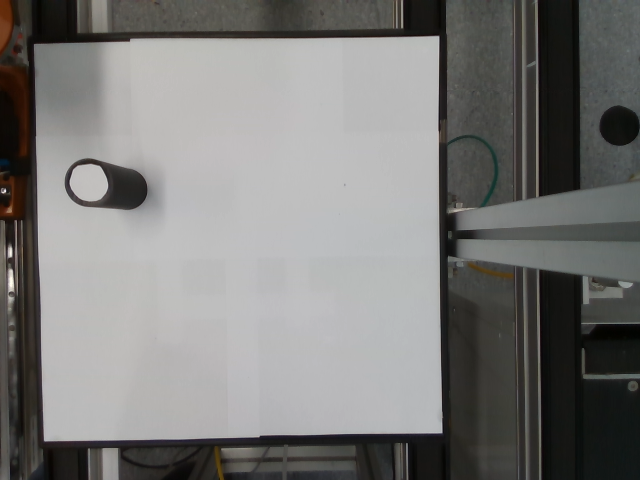
#> input picture Kr10-Camera/Part Tracking/parttest.png, 640 x 480 px
$ python -i utils.py   (imports and definitions only)
#> lines starting #> are read from the running program, lines starting #| are printed output that depends on the picture; after the words box and inside, x2 and y2 are one past the last pixel; in counts of white or black regions, pixels touching at a corner belong together
#> further down, picture is the input picture: shape (480, 640, 3); mean B, G, R 120.2, 121.8, 122.4
from typing import final
import math
import cv2
import numpy as np
from numpy.core.fromnumeric import argmax

def circleContour(img,cThr=[100,100],showCanny=False,minArea = 1000,filter = 0,draw = False):
#> called with showCanny = False, minArea = 1000, filter = 0, draw = False
    imgGray = cv2.cvtColor(img,cv2.COLOR_BGR2GRAY)
    imgBlur = cv2.GaussianBlur(imgGray,(5,5),1)
    imgCanny = cv2.Canny(imgBlur,cThr[0],cThr[1])
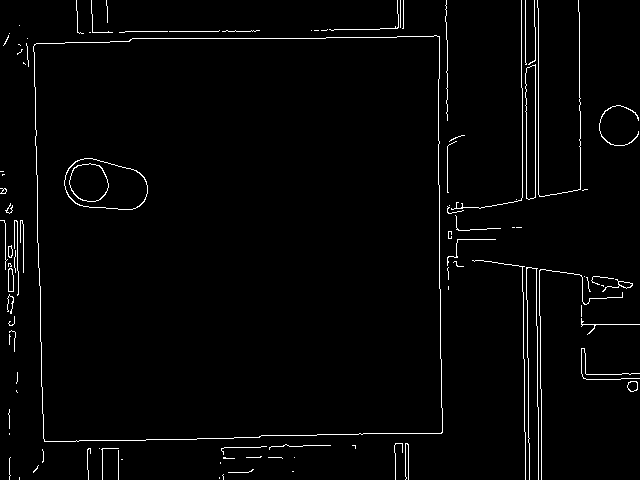
#> imgCanny: shape (480, 640); 2.2% white in thin lines or dots
    kernel = np.ones((5,5))
    imgDial= cv2.dilate(imgCanny,kernel,iterations=1)
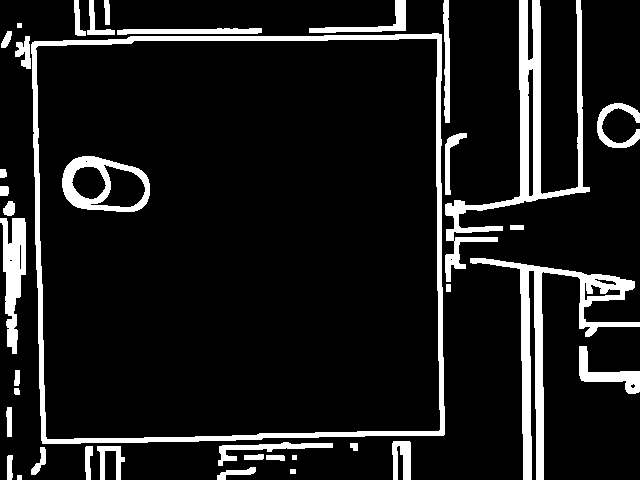
#> imgDial: shape (480, 640); 10.8% white; 38 white regions, largest, box (x1, y1, x2, y2) and area: (31, 33, 445, 444) 8149, (445, 0, 590, 282) 6361, (470, 258, 640, 480) 5769
    imgThre = cv2.erode(imgDial,kernel,iterations=1)
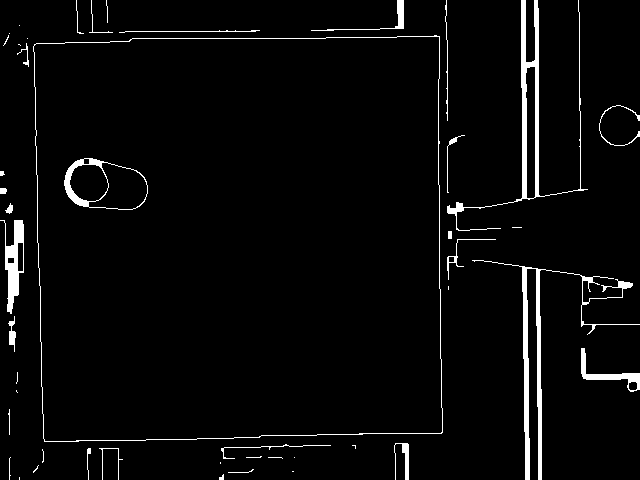
#> imgThre: shape (480, 640); 3.5% white; 47 white regions (18 under 20 px)

    if showCanny: cv2.imshow('Canny',imgThre)

    contours,hiearchy = cv2.findContours(imgThre,cv2.RETR_TREE,cv2.CHAIN_APPROX_NONE)
#> contours = 56 contours, 32 with area under 20; largest, box (x1, y1, x2, y2) and area: (33, 35, 443, 442) 159833, (33, 36, 443, 442) 159814, (64, 158, 148, 210) 3323, (447, 0, 588, 231) 2796, (88, 162, 148, 210) 1722; hiearchy = 56 rows, first 6: [1, -1, -1, -1], [2, 0, -1, -1], [3, 1, -1, -1], [4, 2, -1, -1], [5, 3, -1, -1], [6, 4, -1, -1]


    finalContours = []
    for i in contours:
        area = cv2.contourArea(i)
        if area > minArea:
            peri = cv2.arcLength(i,True)
            approx = cv2.approxPolyDP(i,0.02*peri,True)
            bbox = cv2.boundingRect(approx)

            if filter > 0:
                if len(approx) == filter:
                    finalContours.append([len(approx),area,approx,bbox,i])

            else:
                finalContours.append([len(approx),area,approx,bbox,i])
#> this loop made 56 passes
#> (area, peri, approx, bbox) on passes 40, 41, 51: (159833, 1612.6, [[439, 36], [34, 44], [44, 441], [442, 432]], (34, 36, 409, 406)), (159814, 1608.6, [[438, 36], [442, 431], [45, 441], [33, 46]], (33, 36, 410, 406)), (1198, 280.1, [[530, 66], [533, 198], [526, 197]], (526, 66, 8, 133))
#> (area, peri, bbox) on passes 24, 29, 42, 43, 44, 50: (1678.5, 1609.8, (472, 260, 168, 220)), (1005.5, 278, (0, 220, 24, 94)), (3323, 230.5, (66, 159, 82, 51)), (1129, 126.2, (70, 164, 39, 37)), (1721.5, 195, (88, 163, 60, 47)), (2795.5, 1336.9, (456, 0, 132, 230))
#> after the loop, finalContours = 9 items


    finalContours = sorted(finalContours,key = lambda x:x[1],reverse = False)

    # [4 lines of commented-out code are left out]

    con = finalContours[0]
#> con = 5 items

    if(len(finalContours)):
        if draw:
            # cv2.drawContours(img,con[4],-1,(0,0,255),3)
            centres, radius = cv2.minEnclosingCircle(con[4])
            x = int(centres[0])
            y = int(centres[1])

            if(len(finalContours) > 2):
                row,_,col = finalContours[-1][4].shape
                con_r = finalContours[-1][4].reshape(row,col)
                filter_arr = []
                diff = 1000
                centre_fin = 0
                radius_fin = 0


                for thresh in range(30,100):
                    for i in con_r:
                        if(abs(x-i[0]) + abs(y-i[1]) > thresh):
                            filter_arr.append(True)
                        else:
                            filter_arr.append(False)

                    filtered_con = con_r[filter_arr]
                    row,col = filtered_con.shape
                    filtered_con = filtered_con.reshape(row,1,col)


                    centres_fil, radius_fil = cv2.minEnclosingCircle(filtered_con)
                    if(abs(radius_fil - radius) < diff):
                        diff = abs(radius_fil - radius)
                        centre_fin = centres_fil
                        radius_fin = radius_fil

                    filter_arr = []


                x = int(centre_fin[0])
                y = int(centre_fin[1])
                radius = radius_fin

#> (the run stopped early here; a loop or call above may not have finished)

$ run again, on Kr10-Camera/Part Tracking/bb0.png
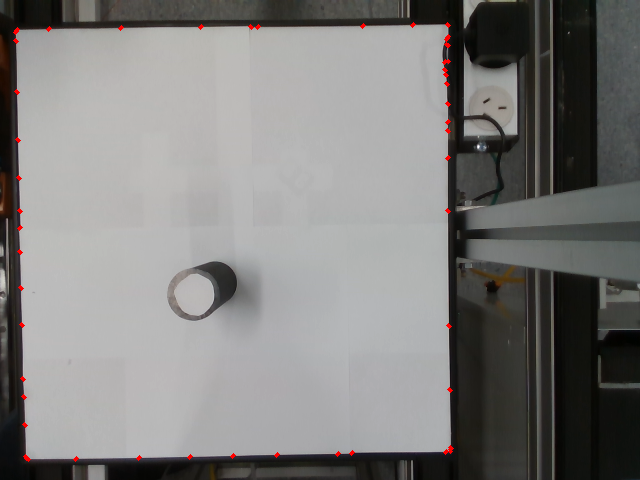
#> input picture Kr10-Camera/Part Tracking/bb0.png, 640 x 480 px
#> picture is the input picture: shape (480, 640, 3); mean B, G, R 125, 126.3, 127.3
#> in circleContour, `imgCanny = cv2.Canny(imgBlur,cThr[0],cThr[1])`:
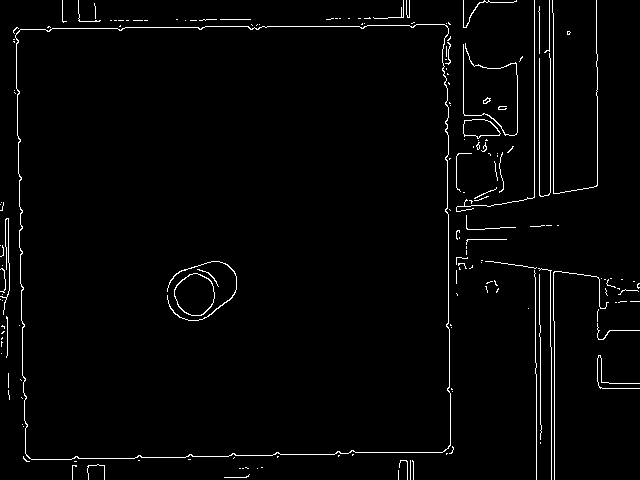
#> imgCanny: shape (480, 640); 2.2% white in thin lines or dots
#> imgDial: shape (480, 640); 11% white; 33 white regions, largest, box (x1, y1, x2, y2) and area: (11, 0, 456, 480) 11322, (454, 0, 600, 232) 6534, (479, 258, 640, 480) 5278
#> in circleContour, `imgThre = cv2.erode(imgDial,kernel,iterations=1)`:
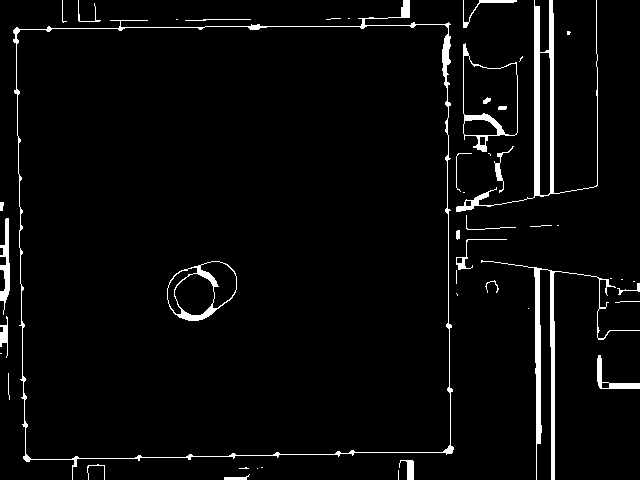
#> imgThre: shape (480, 640); 3.7% white; 47 white regions (19 under 20 px)
#> contours = 58 contours, 30 with area under 20; largest, box (x1, y1, x2, y2) and area: (13, 0, 454, 480) 184066, (16, 24, 451, 460) 183043, (463, 43, 518, 152) 3963, (456, 0, 598, 212) 3364, (463, 55, 518, 136) 3058; hiearchy = 58 rows, first 6: [1, -1, -1, -1], [2, 0, -1, -1], [3, 1, -1, -1], [4, 2, -1, -1], [5, 3, -1, -1], [6, 4, -1, -1]
#> the loop in circleContour, `for i in contours:` made 58 passes
#> (area, peri, approx, bbox) on passes 49, 51, 52: (1561.5, 303.9, [[540, 52], [550, 58], [547, 195], [539, 194]], (539, 52, 12, 144)), (184065.5, 2091.6, [[448, 22], [13, 30], [26, 461], [452, 452]], (13, 22, 440, 440)), (183043, 1774.4, [[444, 24], [448, 447], [31, 459], [19, 30]], (19, 24, 430, 436))
#> after the loop in circleContour, `for i in contours:`: finalContours = 9 items
#> con = 5 items
